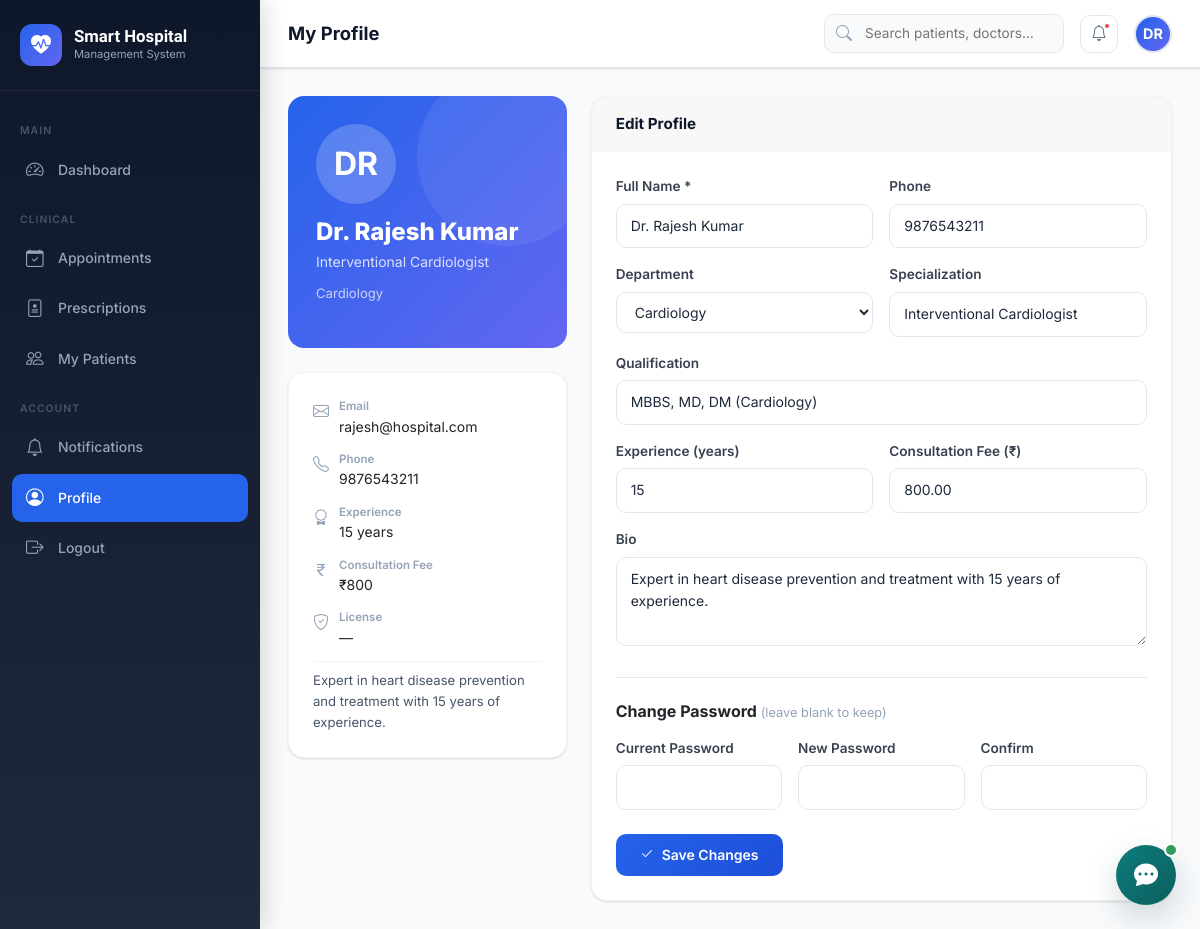
Page /doctor/profile.php (signed in) on the committed database.
### tables this page shows
CREATE TABLE users (
    id INT AUTO_INCREMENT PRIMARY KEY,
    name VARCHAR(100) NOT NULL,
    email VARCHAR(100) UNIQUE NOT NULL,
    password VARCHAR(255) NOT NULL,
    role ENUM('admin','doctor','patient') NOT NULL DEFAULT 'patient',
    phone VARCHAR(20),
    profile_image VARCHAR(255) DEFAULT 'default.png',
    status ENUM('active','inactive','suspended') DEFAULT 'active',
    created_at TIMESTAMP DEFAULT CURRENT_TIMESTAMP,
    updated_at TIMESTAMP DEFAULT CURRENT_TIMESTAMP ON UPDATE CURRENT_TIMESTAMP
);

CREATE TABLE doctors (
    id INT AUTO_INCREMENT PRIMARY KEY,
    user_id INT NOT NULL,
    department_id INT NOT NULL,
    specialization VARCHAR(100),
    qualification VARCHAR(200),
    experience_years INT DEFAULT 0,
    consultation_fee DECIMAL(10,2) DEFAULT 0.00,
    available_days VARCHAR(100) DEFAULT 'Mon,Tue,Wed,Thu,Fri',
    available_from TIME DEFAULT '09:00:00',
    available_to TIME DEFAULT '17:00:00',
    bio TEXT,
    license_number VARCHAR(50),
    status ENUM('active','inactive') DEFAULT 'active',
    created_at TIMESTAMP DEFAULT CURRENT_TIMESTAMP,
    FOREIGN KEY (user_id) REFERENCES users(id) ON DELETE CASCADE,
    FOREIGN KEY (department_id) REFERENCES departments(id) ON DELETE RESTRICT
);

CREATE TABLE departments (
    id INT AUTO_INCREMENT PRIMARY KEY,
    name VARCHAR(100) NOT NULL,
    description TEXT,
    icon VARCHAR(50) DEFAULT 'hospital',
    status ENUM('active','inactive') DEFAULT 'active',
    created_at TIMESTAMP DEFAULT CURRENT_TIMESTAMP
);

### config.php (called while the page is built, shortened)
<?php
function e(string $s): string { return htmlspecialchars($s, ENT_QUOTES, 'UTF-8'); }

### doctor/profile.php (the view, shortened to what this page needs)
<?php
require_once '../config.php';
$db = getDB();
$user = $db->prepare("SELECT * FROM users WHERE id=?"); $user->execute([$_SESSION['user_id']]); $user=$user->fetch();
$doc  = $db->prepare("SELECT d.*, dep.name AS dept_name FROM doctors d JOIN departments dep ON d.department_id=dep.id WHERE d.user_id=?"); $doc->execute([$_SESSION['user_id']]); $doc=$doc->fetch();
$departments = $db->query("SELECT * FROM departments WHERE status='active' ORDER BY name")->fetchAll();
include '../includes/layout_header.php';
?>
<div class="row g-4">
  <div class="col-lg-4">
    <div class="profile-card mb-4">
      <div class="avatar-placeholder" style="width:80px;height:80px;font-size:2rem;margin-bottom:14px;background:rgba(255,255,255,.2)">
        <?= strtoupper(substr($user['name'],0,2)) ?>
      </div>
      <h4 style="font-weight:800;margin-bottom:4px"><?= e($user['name']) ?></h4>
      <p style="opacity:.8;font-size:.875rem;margin-bottom:10px"><?= e($doc['specialization']??'') ?></p>
      <p style="opacity:.7;font-size:.82rem"><?= e($doc['dept_name']??'') ?></p>
    </div>
    <div class="card">
      <div class="card-body" style="display:flex;flex-direction:column;gap:12px">
        <?php foreach([
          ['bi-envelope','Email',$user['email']],
          ['bi-telephone','Phone',$user['phone']??'Not set'],
          ['bi-award','Experience',($doc['experience_years']??0).' years'],
          ['bi-currency-rupee','Consultation Fee','₹'.number_format($doc['consultation_fee']??0,0)],
          ['bi-shield-check','License',$doc['license_number']??'—'],
        ] as [$icon,$lbl,$val]): ?>
        <div style="display:flex;align-items:flex-start;gap:10px">
          <i class="bi <?= $icon ?>" style="color:#94A3B8;margin-top:2px;width:16px"></i>
          <div><div style="font-size:.72rem;color:#94A3B8;font-weight:600"><?= $lbl ?></div><div style="font-size:.875rem"><?= e($val) ?></div></div>
        </div>
        <?php endforeach; ?>
        <?php if($doc['bio']): ?>
        <div style="padding-top:8px;border-top:1px solid #F1F5F9;font-size:.82rem;color:#475569;line-height:1.6"><?= e($doc['bio']) ?></div>
        <?php endif; ?>
      </div>
    </div>
  </div>
  <div class="col-lg-8">
    <div class="card">
      <div class="card-header"><h5>Edit Profile</h5></div>
      <div class="card-body">
        <form method="POST">
          <div class="row g-3">
            <div class="col-md-6"><label class="form-label">Full Name *</label><input type="text" name="name" class="form-control-custom" value="<?= e($user['name']) ?>" required></div>
            <div class="col-md-6"><label class="form-label">Phone</label><input type="tel" name="phone" class="form-control-custom" value="<?= e($user['phone']??'') ?>"></div>
            <div class="col-md-6">
              <label class="form-label">Department</label>
              <select name="department_id" class="form-control-custom">
                <?php foreach($departments as $dep): ?>
                <option value="<?= $dep['id'] ?>" <?= ($doc['department_id']??0)==$dep['id']?'selected':'' ?>><?= e($dep['name']) ?></option>
                <?php endforeach; ?>
              </select>
            </div>
            <div class="col-md-6"><label class="form-label">Specialization</label><input type="text" name="specialization" class="form-control-custom" value="<?= e($doc['specialization']??'') ?>"></div>
            <div class="col-12"><label class="form-label">Qualification</label><input type="text" name="qualification" class="form-control-custom" value="<?= e($doc['qualification']??'') ?>"></div>
            <div class="col-md-6"><label class="form-label">Experience (years)</label><input type="number" name="experience_years" class="form-control-custom" value="<?= $doc['experience_years']??0 ?>" min="0"></div>
            <div class="col-md-6"><label class="form-label">Consultation Fee (₹)</label><input type="number" name="consultation_fee" class="form-control-custom" value="<?= $doc['consultation_fee']??0 ?>" min="0" step="50"></div>
            <div class="col-12"><label class="form-label">Bio</label><textarea name="bio" class="form-control-custom" rows="3"><?= e($doc['bio']??'') ?></textarea></div>
          </div>
          <div class="divider"></div>
          <h6 style="font-weight:700;margin-bottom:16px">Change Password <span style="font-weight:400;color:#94A3B8;font-size:.8rem">(leave blank to keep)</span></h6>
          <div class="row g-3">
            <div class="col-md-4"><label class="form-label">Current Password</label><input type="password" name="current_password" class="form-control-custom"></div>
            <div class="col-md-4"><label class="form-label">New Password</label><input type="password" name="new_password" class="form-control-custom"></div>
            <div class="col-md-4"><label class="form-label">Confirm</label><input type="password" name="confirm_password" class="form-control-custom"></div>
          </div>
          <div style="margin-top:24px">
            <button type="submit" class="btn-primary-custom"><i class="bi bi-check2"></i> Save Changes</button>
          </div>
        </form>
      </div>
    </div>
  </div>
</div>
<?php include '../includes/layout_footer.php'; ?>

### assets/css/style.css (style rules this page uses)
:root { --primary: #2563EB; --primary-dark: #1D4ED8; --primary-light: #EFF6FF; --secondary: #14B8A6; --accent: #6366F1; --success: #10B981; --warning: #F59E0B; --danger: #EF4444; --info: #3B82F6; --bg: #F8FAFC; --sidebar-w: 260px; --card-radius: 16px; --shadow-sm: 0 1px 3px rgba(0,0,0,.08), 0 1px 2px rgba(0,0,0,.06); --shadow-md: 0 4px 6px -1px rgba(0,0,0,.1), 0 2px 4px -1px rgba(0,0,0,.06); --shadow-lg: 0 10px 15px -3px rgba(0,0,0,.1), 0 4px 6px -2px rgba(0,0,0,.05); --shadow-xl: 0 20px 25px -5px rgba(0,0,0,.1), 0 10px 10px -5px rgba(0,0,0,.04); --transition: all .25s cubic-bezier(.4,0,.2,1); --font-main: 'Inter', sans-serif; --font-display: 'Plus Jakarta Sans', sans-serif; }
*, *::before, *::after { box-sizing: border-box; margin: 0; padding: 0; }
html { scroll-behavior: smooth; }
body { font-family: var(--font-main); background: var(--bg); color: #1E293B; line-height: 1.6; -webkit-font-smoothing: antialiased; }
.card { background: #fff; border-radius: var(--card-radius); border: 1px solid #F1F5F9; box-shadow: var(--shadow-sm); overflow: hidden; }
.card-header { padding: 18px 24px; border-bottom: 1px solid #F1F5F9; display: flex; align-items: center; justify-content: space-between; }
.card-header h5 { font-weight: 700; font-size: .95rem; color: #0F172A; margin: 0; }
.card-body { padding: 24px; }
.btn-primary-custom { background: linear-gradient(135deg, var(--primary), var(--primary-dark)); color: #fff; border: none; padding: 10px 24px; border-radius: 10px; font-size: .875rem; font-weight: 600; cursor: pointer; transition: var(--transition); display: inline-flex; align-items: center; gap: 8px; }
.form-label { font-size: .85rem; font-weight: 600; color: #374151; margin-bottom: 6px; display: block; }
.form-control-custom { width: 100%; padding: 10px 14px; border: 1.5px solid #E2E8F0; border-radius: 10px; font-size: .875rem; background: #fff; color: #1E293B; transition: var(--transition); font-family: var(--font-main); }
.avatar-placeholder { border-radius: 50%; background: linear-gradient(135deg, var(--primary), var(--accent)); color: #fff; display: inline-flex; align-items: center; justify-content: center; font-weight: 700; }
.profile-card { background: linear-gradient(135deg, var(--primary), var(--accent)); border-radius: var(--card-radius); padding: 28px; color: #fff; position: relative; overflow: hidden; }
.profile-card::after { content: ''; position: absolute; right: -30px; top: -30px; width: 180px; height: 180px; background: rgba(255,255,255,.07); border-radius: 50%; }
.divider { height: 1px; background: #E2E8F0; margin: 24px 0; }

### rows in the picture
users: name "DR", name "Dr. Rajesh Kumar", phone "9876543211"
doctors: specialization "Interventional Cardiologist", department.name "Cardiology", bio "Expert in heart disease prevention and treatment with 15 years of experience.", department_id "Cardiology", qualification "MBBS, MD, DM (Cardiology)", experience_years "15", consultation_fee "800.00"

### other values in the picture
$item['section'] "MAIN"
$item['label'] "Dashboard"
$item['section'] "CLINICAL"
$item['label'] "Appointments"
$item['label'] "Prescriptions"
$item['label'] "My Patients"
$item['section'] "ACCOUNT"
$item['label'] "Notifications"
$item['label'] "Profile"
$item['label'] "Logout"
$pageTitle "My Profile"
substr($_SESSION['name'] ?? 'U', 0, 2) "DR"
$lbl "Email"
$val "rajesh@hospital.com"
$lbl "Phone"
